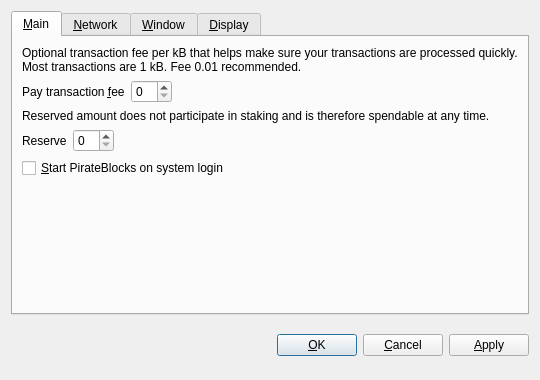
<?xml version="1.0" encoding="UTF-8"?>
<ui version="4.0">
 <class>OptionsDialog</class>
 <widget class="QDialog" name="OptionsDialog">
  <property name="geometry">
   <rect>
    <x>0</x>
    <y>0</y>
    <width>540</width>
    <height>380</height>
   </rect>
  </property>
  <property name="windowTitle">
   <string>Options</string>
  </property>
  <property name="modal">
   <bool>true</bool>
  </property>
  <layout class="QVBoxLayout" name="verticalLayout">
   <item>
    <widget class="QTabWidget" name="tabWidget">
     <property name="tabPosition">
      <enum>QTabWidget::North</enum>
     </property>
     <property name="currentIndex">
      <number>0</number>
     </property>
     <widget class="QWidget" name="tabMain">
      <attribute name="title">
       <string>&amp;Main</string>
      </attribute>
      <layout class="QVBoxLayout" name="verticalLayout_Main">
       <item>
        <widget class="QLabel" name="transactionFeeInfoLabel">
         <property name="text">
          <string>Optional transaction fee per kB that helps make sure your transactions are processed quickly. Most transactions are 1 kB. Fee 0.01 recommended.</string>
         </property>
         <property name="textFormat">
          <enum>Qt::PlainText</enum>
         </property>
         <property name="wordWrap">
          <bool>true</bool>
         </property>
        </widget>
       </item>
       <item>
        <layout class="QHBoxLayout" name="horizontalLayoutFee">
         <item>
          <widget class="QLabel" name="transactionFeeLabel">
           <property name="text">
            <string>Pay transaction &amp;fee</string>
           </property>
           <property name="textFormat">
            <enum>Qt::PlainText</enum>
           </property>
           <property name="buddy">
            <cstring>transactionFee</cstring>
           </property>
          </widget>
         </item>
         <item>
          <widget class="BitcoinAmountField" name="transactionFee"/>
         </item>
         <item>
          <spacer name="horizontalSpacerFee">
           <property name="orientation">
            <enum>Qt::Horizontal</enum>
           </property>
           <property name="sizeHint" stdset="0">
            <size>
             <width>40</width>
             <height>20</height>
            </size>
           </property>
          </spacer>
         </item>
        </layout>
       </item>
       <item>
        <widget class="QLabel" name="reserveBalanceInfoLabel">
         <property name="text">
          <string>Reserved amount does not participate in staking and is therefore spendable at any time.</string>
         </property>
         <property name="textFormat">
          <enum>Qt::PlainText</enum>
         </property>
         <property name="wordWrap">
          <bool>true</bool>
         </property>
        </widget>
       </item>
       <item>
        <layout class="QHBoxLayout" name="horizontalLayoutReserveBalance">
         <item>
          <widget class="QLabel" name="reserveBalanceLabel">
           <property name="text">
            <string>Reserve</string>
           </property>
           <property name="textFormat">
            <enum>Qt::PlainText</enum>
           </property>
           <property name="buddy">
            <cstring>reserveBalance</cstring>
           </property>
          </widget>
         </item>
         <item>
          <widget class="BitcoinAmountField" name="reserveBalance"/>
         </item>
         <item>
          <spacer name="horizontalSpacerReserveBalance">
           <property name="orientation">
            <enum>Qt::Horizontal</enum>
           </property>
           <property name="sizeHint" stdset="0">
            <size>
             <width>40</width>
             <height>20</height>
            </size>
           </property>
          </spacer>
         </item>
        </layout>
       </item>
       <item>
        <widget class="QCheckBox" name="bitcoinAtStartup">
         <property name="toolTip">
          <string>Automatically start PirateBlocks after logging in to the system.</string>
         </property>
         <property name="text">
          <string>&amp;Start PirateBlocks on system login</string>
         </property>
        </widget>
       </item>
       <item>
        <spacer name="verticalSpacer_Main">
         <property name="orientation">
          <enum>Qt::Vertical</enum>
         </property>
         <property name="sizeHint" stdset="0">
          <size>
           <width>20</width>
           <height>40</height>
          </size>
         </property>
        </spacer>
       </item>
      </layout>
     </widget>
     <widget class="QWidget" name="tabNetwork">
      <attribute name="title">
       <string>&amp;Network</string>
      </attribute>
      <layout class="QVBoxLayout" name="verticalLayout_Network">
       <item>
        <widget class="QCheckBox" name="mapPortUpnp">
         <property name="toolTip">
          <string>Automatically open the PirateBlocks client port on the router. This only works when your router supports UPnP and it is enabled.</string>
         </property>
         <property name="text">
          <string>Map port using &amp;UPnP</string>
         </property>
        </widget>
       </item>
       <item>
        <widget class="QCheckBox" name="connectSocks">
         <property name="toolTip">
          <string>Connect to the PirateBlocks network through a SOCKS5 proxy (e.g. when connecting through Tor).</string>
         </property>
         <property name="text">
          <string>&amp;Connect through SOCKS5 proxy:</string>
         </property>
        </widget>
       </item>
       <item>
        <layout class="QHBoxLayout" name="horizontalLayout_Network">
         <item>
          <widget class="QLabel" name="proxyIpLabel">
           <property name="text">
            <string>Proxy &amp;IP:</string>
           </property>
           <property name="textFormat">
            <enum>Qt::PlainText</enum>
           </property>
           <property name="buddy">
            <cstring>proxyIp</cstring>
           </property>
          </widget>
         </item>
         <item>
          <widget class="QValidatedLineEdit" name="proxyIp">
           <property name="maximumSize">
            <size>
             <width>140</width>
             <height>16777215</height>
            </size>
           </property>
           <property name="toolTip">
            <string>IP address of the proxy (e.g. 127.0.0.1)</string>
           </property>
          </widget>
         </item>
         <item>
          <widget class="QLabel" name="proxyPortLabel">
           <property name="text">
            <string>&amp;Port:</string>
           </property>
           <property name="textFormat">
            <enum>Qt::PlainText</enum>
           </property>
           <property name="buddy">
            <cstring>proxyPort</cstring>
           </property>
          </widget>
         </item>
         <item>
          <widget class="QLineEdit" name="proxyPort">
           <property name="maximumSize">
            <size>
             <width>55</width>
             <height>16777215</height>
            </size>
           </property>
           <property name="toolTip">
            <string>Port of the proxy (e.g. 9050)</string>
           </property>
          </widget>
         </item>
         <item>
          <spacer name="horizontalSpacer_Network">
           <property name="orientation">
            <enum>Qt::Horizontal</enum>
           </property>
           <property name="sizeHint" stdset="0">
            <size>
             <width>40</width>
             <height>20</height>
            </size>
           </property>
          </spacer>
         </item>
        </layout>
       </item>
       <item>
        <spacer name="verticalSpacer_Network">
         <property name="orientation">
          <enum>Qt::Vertical</enum>
         </property>
         <property name="sizeHint" stdset="0">
          <size>
           <width>20</width>
           <height>40</height>
          </size>
         </property>
        </spacer>
       </item>
      </layout>
     </widget>
     <widget class="QWidget" name="tabWindow">
      <attribute name="title">
       <string>&amp;Window</string>
      </attribute>
      <layout class="QVBoxLayout" name="verticalLayout_Window">
       <item>
        <widget class="QCheckBox" name="minimizeToTray">
         <property name="toolTip">
          <string>Show only a tray icon after minimizing the window.</string>
         </property>
         <property name="text">
          <string>&amp;Minimize to the tray instead of the taskbar</string>
         </property>
        </widget>
       </item>
       <item>
        <widget class="QCheckBox" name="minimizeOnClose">
         <property name="toolTip">
          <string>Minimize instead of exit the application when the window is closed. When this option is enabled, the application will be closed only after selecting Quit in the menu.</string>
         </property>
         <property name="text">
          <string>M&amp;inimize on close</string>
         </property>
        </widget>
       </item>
       <item>
        <spacer name="verticalSpacer_Window">
         <property name="orientation">
          <enum>Qt::Vertical</enum>
         </property>
         <property name="sizeHint" stdset="0">
          <size>
           <width>20</width>
           <height>40</height>
          </size>
         </property>
        </spacer>
       </item>
      </layout>
     </widget>
     <widget class="QWidget" name="tabDisplay">
      <attribute name="title">
       <string>&amp;Display</string>
      </attribute>
      <layout class="QVBoxLayout" name="verticalLayout_Display">
       <item>
        <layout class="QHBoxLayout" name="horizontalLayout_1_Display">
         <item>
          <widget class="QLabel" name="langLabel">
           <property name="text">
            <string>User Interface &amp;language:</string>
           </property>
           <property name="textFormat">
            <enum>Qt::PlainText</enum>
           </property>
           <property name="buddy">
            <cstring>lang</cstring>
           </property>
          </widget>
         </item>
         <item>
          <widget class="QValueComboBox" name="lang">
           <property name="toolTip">
            <string>The user interface language can be set here. This setting will take effect after restarting PirateBlocks.</string>
           </property>
          </widget>
         </item>
        </layout>
       </item>
       <item>
        <layout class="QHBoxLayout" name="horizontalLayout_2_Display">
         <item>
          <widget class="QLabel" name="unitLabel">
           <property name="text">
            <string>&amp;Unit to show amounts in:</string>
           </property>
           <property name="textFormat">
            <enum>Qt::PlainText</enum>
           </property>
           <property name="buddy">
            <cstring>unit</cstring>
           </property>
          </widget>
         </item>
         <item>
          <widget class="QValueComboBox" name="unit">
           <property name="toolTip">
            <string>Choose the default subdivision unit to show in the interface and when sending coins.</string>
           </property>
          </widget>
         </item>
        </layout>
       </item>
       <item>
        <widget class="QCheckBox" name="coinControlFeatures">
         <property name="toolTip">
          <string>Whether to show coin control features or not.</string>
         </property>
         <property name="text">
          <string>Display coin &amp;control features (experts only!)</string>
         </property>
        </widget>
       </item>
       <item>
        <widget class="QCheckBox" name="minimizeCoinAge">
         <property name="toolTip">
          <string>Whether to select the coin outputs randomly or with minimal coin age.</string>
         </property>
         <property name="text">
          <string>Minimize weight consumption (experimental)</string>
         </property>
        </widget>
       </item>
       <item>
        <widget class="QCheckBox" name="useBlackTheme">
         <property name="text">
          <string>Use black visual theme (requires restart)</string>
         </property>
        </widget>
       </item>
       <item>
        <spacer name="verticalSpacer_Display">
         <property name="orientation">
          <enum>Qt::Vertical</enum>
         </property>
         <property name="sizeHint" stdset="0">
          <size>
           <width>20</width>
           <height>40</height>
          </size>
         </property>
        </spacer>
       </item>
      </layout>
     </widget>
    </widget>
   </item>
   <item>
    <layout class="QHBoxLayout" name="horizontalLayout_Buttons">
     <item>
      <spacer name="horizontalSpacer_1">
       <property name="orientation">
        <enum>Qt::Horizontal</enum>
       </property>
       <property name="sizeHint" stdset="0">
        <size>
         <width>40</width>
         <height>48</height>
        </size>
       </property>
      </spacer>
     </item>
     <item>
      <widget class="QLabel" name="statusLabel">
       <property name="font">
        <font>
         <weight>75</weight>
         <bold>true</bold>
        </font>
       </property>
       <property name="text">
        <string/>
       </property>
       <property name="textFormat">
        <enum>Qt::PlainText</enum>
       </property>
       <property name="wordWrap">
        <bool>true</bool>
       </property>
      </widget>
     </item>
     <item>
      <spacer name="horizontalSpacer_2">
       <property name="orientation">
        <enum>Qt::Horizontal</enum>
       </property>
       <property name="sizeHint" stdset="0">
        <size>
         <width>40</width>
         <height>48</height>
        </size>
       </property>
      </spacer>
     </item>
     <item>
      <widget class="QPushButton" name="okButton">
       <property name="text">
        <string>&amp;OK</string>
       </property>
      </widget>
     </item>
     <item>
      <widget class="QPushButton" name="cancelButton">
       <property name="text">
        <string>&amp;Cancel</string>
       </property>
       <property name="autoDefault">
        <bool>false</bool>
       </property>
      </widget>
     </item>
     <item>
      <widget class="QPushButton" name="applyButton">
       <property name="text">
        <string>&amp;Apply</string>
       </property>
       <property name="autoDefault">
        <bool>false</bool>
       </property>
      </widget>
     </item>
    </layout>
   </item>
  </layout>
 </widget>
 <customwidgets>
  <customwidget>
   <class>BitcoinAmountField</class>
   <extends>QSpinBox</extends>
   <header>bitcoinamountfield.h</header>
  </customwidget>
  <customwidget>
   <class>QValueComboBox</class>
   <extends>QComboBox</extends>
   <header>qvaluecombobox.h</header>
  </customwidget>
  <customwidget>
   <class>QValidatedLineEdit</class>
   <extends>QLineEdit</extends>
   <header>qvalidatedlineedit.h</header>
  </customwidget>
 </customwidgets>
 <resources/>
 <connections/>
</ui>
